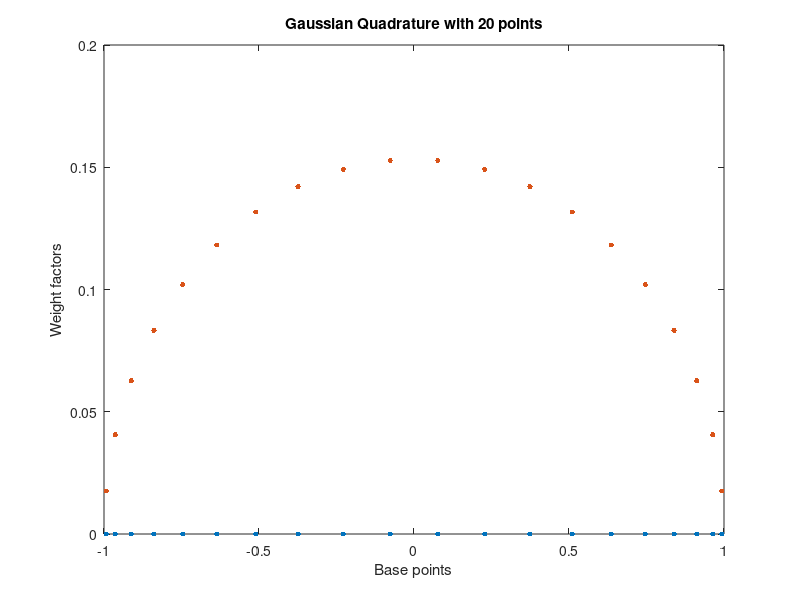

MATLAB code to generate this figure:
function [xx, ww] = GaussQuad(n, a, b)
if nargin == 0
    n=20; 
    a = -1 ; 
    b=1 ;
end
%GAUSSQUAD Gaussian quadrature integration.
%
%   [X, W] = GAUSSQUAD(N, A, B) returns the base points X and weight factors W
%   for integrating a function from A to B using an N-point Gaussian quadrature
%   rule.  This integral is exact for a polynomial of degree 2*N-1 or lower.
%
%   [X, W] = GAUSSQUAD(N, C) assumes the interval is from 0 to C.
%GaussQuad
%   [X, W] = GAUSSQUAD(N) assumes the interval is from -1 to 1.
%
%   GAUSSQUAD(...) with no output arguments plots the base points X and the
%   weight factors W.

%   This program is based on an anonymous MATLAB program found on the MathWorks
%   FTP server, ftp://ftp.mathworks.com, extended and rewritten for speed.
%
%   According to the original program, concepts for finding the base points and
%   weight factors can be found on page 93 of "Methods of Numerical
%   Integration" by Philip Davis and Philip Rabinowitz.

%   Author:      Peter J. Acklam
%   Time-stamp:  2004-02-02 08:36:19 +0100
%   E-mail:      pjacklam@online.no
%   URL:         http://home.online.no/~pjacklam

   % Check number of input arguments.
%    narginchk(1, 3);
% 
%    % Assign default values to missing arguments.
%    switch nargin
%       case 1                    % GAUSSQUAD(N)
%          b = 1;
%          a = -1;
%       case 2                    % GAUSSQUAD(N, C)
%          b = a;
%          a = 0;
%    end

   u = 1 : n-1;
   u = u ./ sqrt(4*u.^2 - 1);

   % Same as A = diag(u, -1) + diag(u, 1), but faster (no addition).
   A = zeros(n, n);
   A( 2 : n+1 : n*(n-1) ) = u;
   A( n+1 : n+1 : n^2-1 ) = u;

   % Find the base points X and weight factors W for the interval [-1,1].
   [v, x] = eig(A);
   [x, k] = sort(diag(x));
   w = 2 * v(1,k)'.^2;

   % Linearly transform from [-1,1] to [a,b].
   x = (b - a) / 2 * x + (a + b) / 2;   % transform base points X
   w = (b - a) / 2 * w;                 % adjust weigths

   % If output arguments are given, return output and exit.
   if nargout
      xx = x;
      ww = w;
      return
   end

   % Plot base points and weight factors.
   userdata = 'Gaussian Quadrature Base Points and Weight Factors';
   fig = findobj(0, 'Type', 'figure', 'UserData', userdata);
   if isempty(fig)
      fig = figure('UserData', userdata);
   end
   figure(fig);
   h = plot(x, zeros(1, n), '.', x, w, '.');
   set(h, 'MarkerSize', 12);
   set(gca, 'XLim', [a b]);
   title(sprintf('Gaussian Quadrature with %d points', n));
   xlabel('Base points');
   ylabel('Weight factors');
